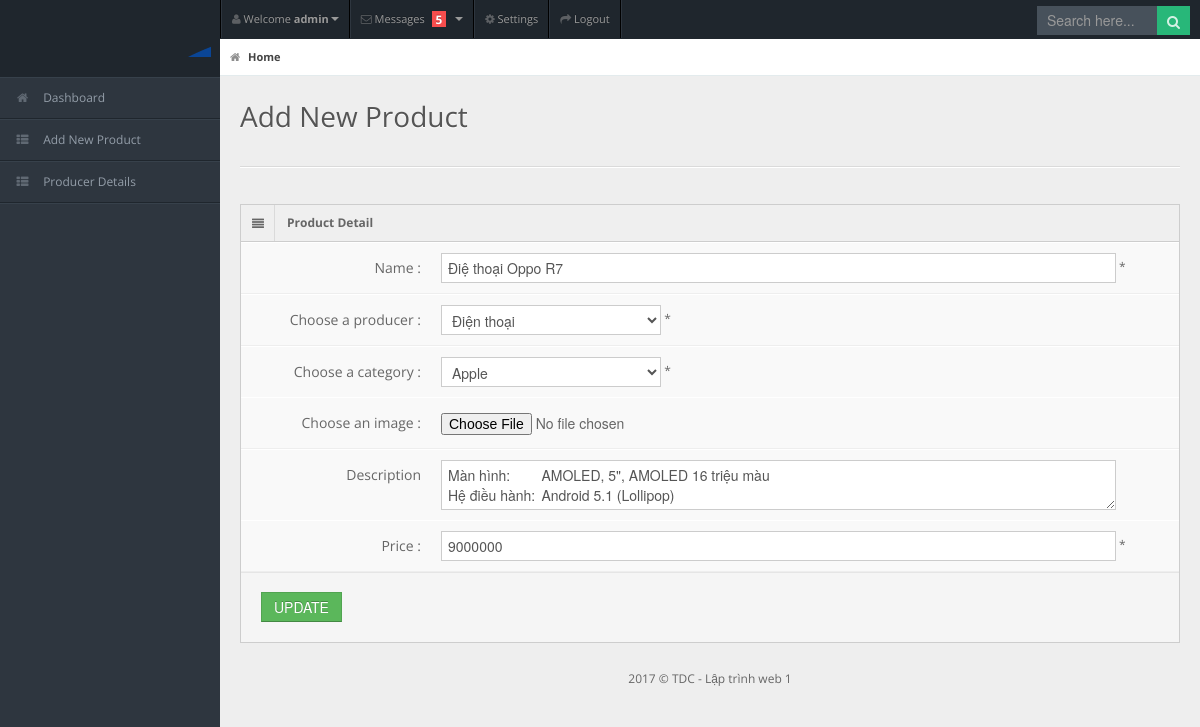
The page /admin/edit-sp.php?id=24 (signed in) on the database as committed earlier.
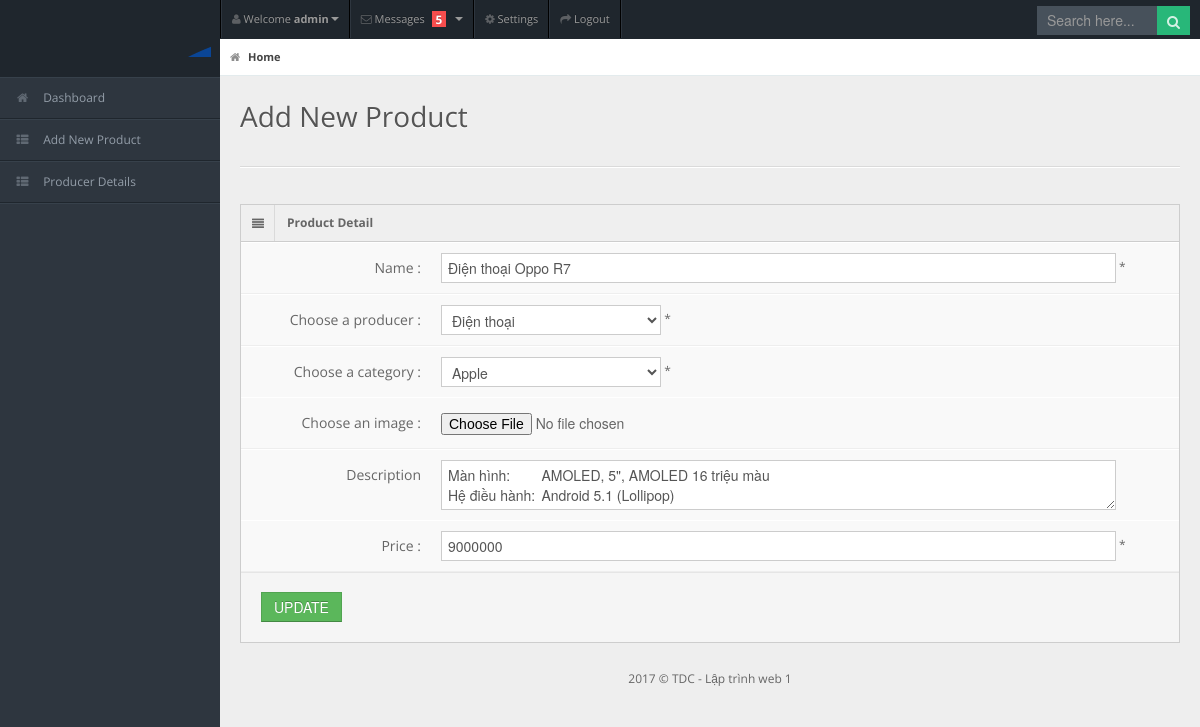
The same page on the database as committed later.
### tables this page shows
CREATE TABLE IF NOT EXISTS `sanpham` (
  `ID` int(11) NOT NULL AUTO_INCREMENT,
  `TenSP` varchar(200) NOT NULL,
  `GiaSP` int(11) NOT NULL,
  `HinhAnh` varchar(200) NOT NULL,
  `MoTa` text NOT NULL,
  `IDLoai` int(11) NOT NULL,
  `IDHSX` int(11) NOT NULL,
  PRIMARY KEY (`ID`)
);

### admin/db.php (called while the page is built, shortened)
<?php
class db{
public $conn ="";
	public function __construct(){
		$this->conn = new mysqli(DB_HOST,DB_USER,DB_PASS,DB_NAME);
		$this->conn->set_charset('utf8');
		return $this->conn;
	}
	public function getdata($obj){
		$arr = array();
		while ($row = $obj->fetch_assoc()) {
			$arr[] = $row;
		}
		return $arr;
	}
	public function getsanpham($id){
			$sql =  "select * from sanpham where ID = $id";
			$result = $this->conn->query($sql);
			return $this->getdata($result);
 	}
 }

### admin/edit-sp.php (the view, shortened to what the changed rows need)
<!DOCTYPE html>
<html lang="en">
<head>
	<link rel="stylesheet" href="css/bootstrap.min.css" />
	<link rel="stylesheet" href="css/bootstrap-responsive.min.css" />
	<link rel="stylesheet" href="css/uniform.css" />
	<link rel="stylesheet" href="css/select2.css" />
	<link rel="stylesheet" href="css/matrix-style.css" />
	<link rel="stylesheet" href="css/matrix-media.css" />
	<link href="font-awesome/css/font-awesome.css" rel="stylesheet" />
</head>
<body>
<div id="header">
	<h1><a href="dashboard.html">Dashboard</a></h1>
</div>
<div id="content">
	<div id="content-header">
		<h1>Add New Product</h1>
	</div>
	<div class="container-fluid">
		<div class="row-fluid">
			<div class="span12">
				<div class="widget-box">
					<div class="widget-content nopadding">
						<form action="sua-sp.php" method="post" class="form-horizontal" enctype="multipart/form-data">
						<?php
							require_once "db.php";
							$db = new db;
							$id = $_GET['id'];
							$getsp = $db->getsanpham($id);
						 ?>
							<div class="control-group">
								<div class="controls">
									<input value="<?php echo $getsp[0]['TenSP'] ?>" type="text" class="span11" placeholder="Product name" name="txtname" /> *
								</div>
							</div>
									<?php
										require_once "db.php";
									?>
							<div class="control-group">
									<?php
										require_once "db.php";
									?>
								<div class="control-group">
									<div class="controls">
										<textarea value="" class="span11" placeholder="Description" name = "description"><?php echo $getsp[0]['MoTa'] ?></textarea>
									</div>
									<div class="control-group">
										<div class="controls">
											<input value="<?php echo $getsp[0]['GiaSP'] ?>" type="text" class="span11" placeholder="price" name = "price" /> *
										</div>
									</div>
								</div>
						</form>
					</div>
				</div>
			</div>
		</div>
	</div>
</div>
</body>
</html>

Rows that differ between the two databases and show on the page:
changed sanpham: txtname "Điệ thoại Oppo R7" → "Điện thoại Oppo R7"
